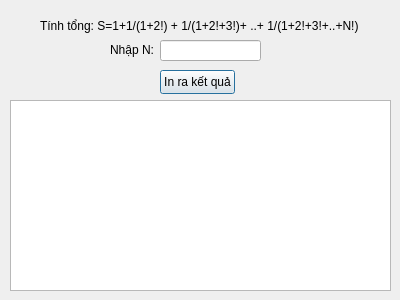
<?xml version="1.0" encoding="UTF-8"?>
<ui version="4.0">
 <class>Bai3_Tuan2</class>
 <widget class="QDialog" name="Bai3_Tuan2">
  <property name="geometry">
   <rect>
    <x>0</x>
    <y>0</y>
    <width>400</width>
    <height>300</height>
   </rect>
  </property>
  <property name="windowTitle">
   <string>Bai3_Tuan2</string>
  </property>
  <widget class="QLabel" name="label">
   <property name="geometry">
    <rect>
     <x>40</x>
     <y>10</y>
     <width>371</width>
     <height>31</height>
    </rect>
   </property>
   <property name="text">
    <string>Tính tổng: S=1+1/(1+2!) + 1/(1+2!+3!)+ ..+ 1/(1+2!+3!+..+N!)</string>
   </property>
  </widget>
  <widget class="QTextEdit" name="textEdit">
   <property name="geometry">
    <rect>
     <x>10</x>
     <y>100</y>
     <width>381</width>
     <height>191</height>
    </rect>
   </property>
  </widget>
  <widget class="QLineEdit" name="lineEdit">
   <property name="geometry">
    <rect>
     <x>160</x>
     <y>40</y>
     <width>101</width>
     <height>21</height>
    </rect>
   </property>
  </widget>
  <widget class="QPushButton" name="pushButton">
   <property name="geometry">
    <rect>
     <x>160</x>
     <y>70</y>
     <width>75</width>
     <height>24</height>
    </rect>
   </property>
   <property name="text">
    <string>In ra kết quả</string>
   </property>
  </widget>
  <widget class="QLabel" name="label_2">
   <property name="geometry">
    <rect>
     <x>110</x>
     <y>40</y>
     <width>49</width>
     <height>20</height>
    </rect>
   </property>
   <property name="text">
    <string>Nhập N:</string>
   </property>
  </widget>
 </widget>
 <layoutdefault spacing="6" margin="11"/>
 <resources/>
 <connections/>
</ui>
